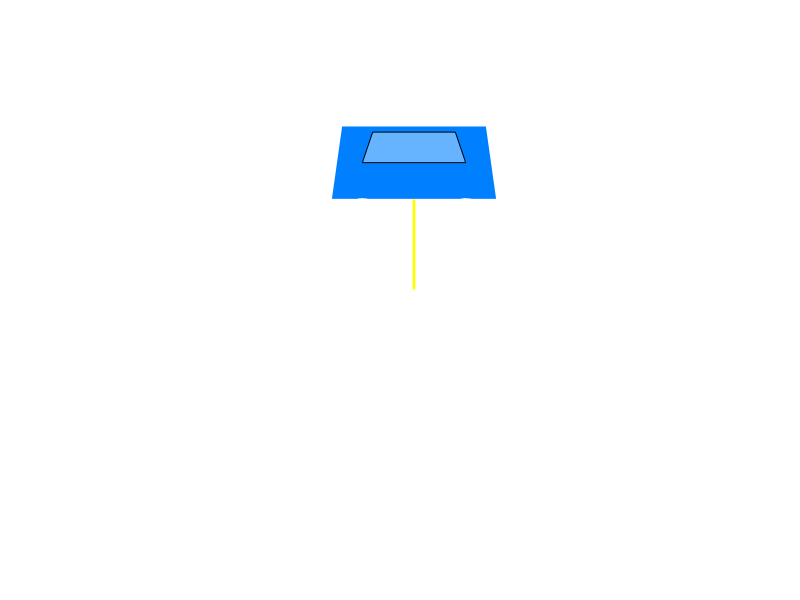
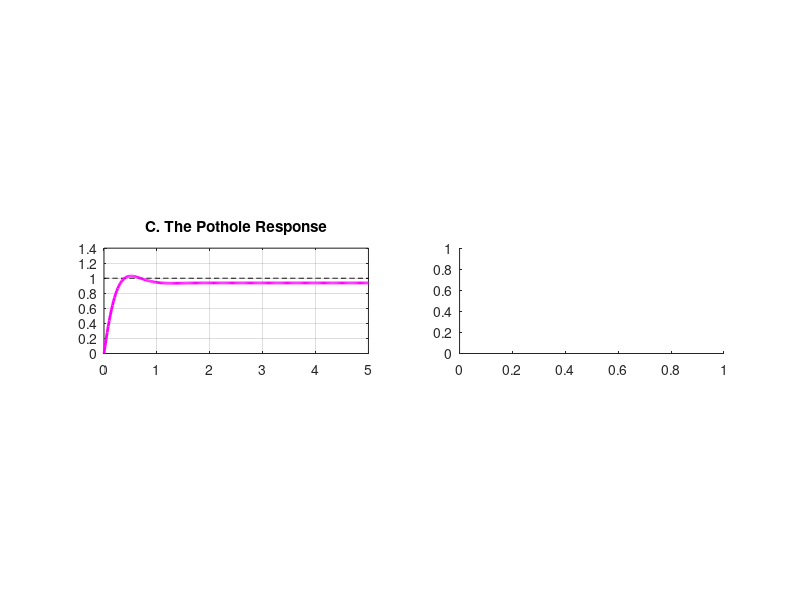

These figures' MATLAB source, in order: (Note: this script raises an error after producing the figures.)
%% ULTIMATE Active Suspension: Analysis & Animation (Reverted & Upgraded)
% Features: 1-2-3 Menu, Live Animation, 6-Graph Analysis, LQR Optimal Control
% Author: Mohammed Adnan Hussain

clear; clc; close all;

%% 1. Interactive Input Menu
fprintf('--- Mohammed Adnan Hussain: Active Suspension Controller ---\n');
disp('Select Road Scenario for Animation:');
disp('1. The Pothole (Step Impact)');
disp('2. The Speed Table (Pulse Bump)');
disp('3. Random Rough Road (Stochastic Profile)');
choice = input('Enter choice (1-3): ');

if isempty(choice) || choice < 1 || choice > 3; choice = 1; end

%% 2. System Definition & LQR Design
m = 1.0; c = 3.0; k = 2.0;
A = [0 1; -k/m -c/m]; B = [0; 1/m]; C = [1 0]; D = 0;
sys_ss = ss(A, B, C, D);

% LQR Design (The "Pro" Math)
Q = [500 0; 0 10]; R = 0.01;
try
    [K_lqr] = lqr(A, B, Q, R);
    sys_lqr = feedback(sys_ss, K_lqr);
    has_lqr = true;
catch
    has_lqr = false;
end

% PID Controllers
sys_comf = feedback(tf([8 15], [1]) * tf(1, [m c k]), 1);
sys_sport = feedback(tf([15 100], [1]) * tf(1, [m c k]), 1);
sys_bal = feedback(tf([5 30], [1]) * tf(1, [m c k]), 1);

%% 3. Generate Simulation Data
t = 0:0.02:5;
if choice == 1
    u_road = ones(size(t)); scenario_name = 'The Pothole';
elseif choice == 2
    u_road = (t >= 1 & t <= 2); scenario_name = 'The Speed Table';
else
    u_road = cumsum(randn(size(t))*0.1); u_road = u_road - mean(u_road);
    scenario_name = 'Random Rough Road';
end

[y_bal] = lsim(sys_bal, u_road, t);

%% 4. LIVE ANIMATION
fig = figure('Color', 'k', 'Position', [100 100 800 400], 'Name', 'Live Suspension Animation');

for i = 1:length(t)
    if ~ishandle(fig); break; end
    clf; hold on; axis off;
    set(gca, 'Color', 'k', 'XLim', [2 8], 'YLim', [-1 3]);
    
    % Road
    plot([2 8], [0 0], 'w', 'LineWidth', 2);
    current_u = u_road(i);
    plot(linspace(2,8,50), ones(1,50)*current_u, 'w', 'LineWidth', 1);
    
    % Car Model (Improved)
    cy = y_bal(i) + 0.8;
    fill([4.2 5.8 5.7 4.3], [cy cy cy+0.6 cy+0.6], [0 0.5 1], 'EdgeColor', 'w'); % Body
    fill([4.5 5.5 5.4 4.6], [cy+0.3 cy+0.3 cy+0.55 cy+0.55], [0.8 0.9 1], 'FaceAlpha', 0.5); % Window
    
    % Wheels
    th = linspace(0, 2*pi, 20);
    plot(4.5 + 0.2*cos(th), cy - 0.2 + 0.2*sin(th), 'w', 'LineWidth', 2);
    plot(5.5 + 0.2*cos(th), cy - 0.2 + 0.2*sin(th), 'w', 'LineWidth', 2);
    
    % Spring
    plot([5 5], [current_u cy], 'y', 'LineWidth', 2);
    
    title(['Live Simulation: ', scenario_name], 'Color', 'w', 'FontSize', 14);
    text(2.2, 2.5, sprintf('Time: %.2fs', t(i)), 'Color', 'w');
    drawnow; pause(0.01);
end

%% 5. THE 6-GRAPH PERFORMANCE DASHBOARD
figure('Color', 'w', 'Position', [150 150 1200 800], 'Name', 'Engineering Performance Dashboard');

subplot(3,2,1); step(sys_comf, 'g', sys_sport, 'b', 5); grid on; title('A. Comfort vs Sport');
subplot(3,2,2); 
if has_lqr; step(sys_bal, 'k', sys_lqr, 'm', 5); title('B. PID vs LQR (Optimal Control)'); legend('PID', 'LQR');
else; step(sys_bal, 'k', 5); title('B. Balanced System Response'); end; grid on;

subplot(3,2,3); plot(t, u_road, 'k--', t, y_bal, 'm', 'LineWidth', 2); grid on; title(['C. ', scenario_name, ' Response']);
subplot(3,2,4); step(feedback(tf([5 30], [1]), tf(1, [m c k])), 'k', 5); yline(80, 'r--'); grid on; title('D. Control Effort');
subplot(3,2,5); bode(sys_bal); grid on; title('E. Frequency Response');
subplot(3,2,6); i_c = stepinfo(sys_comf); i_s = stepinfo(sys_sport); 
bar([i_c.SettlingTime, i_s.SettlingTime]); set(gca, 'XTickLabel', {'Comfort', 'Sport'}); ylabel('Seconds'); title('F. Settling Time Comparison');

sgtitle(['Mohammed Adnan Hussain: ', scenario_name, ' Analysis'], 'FontSize', 16, 'FontWeight', 'bold');
